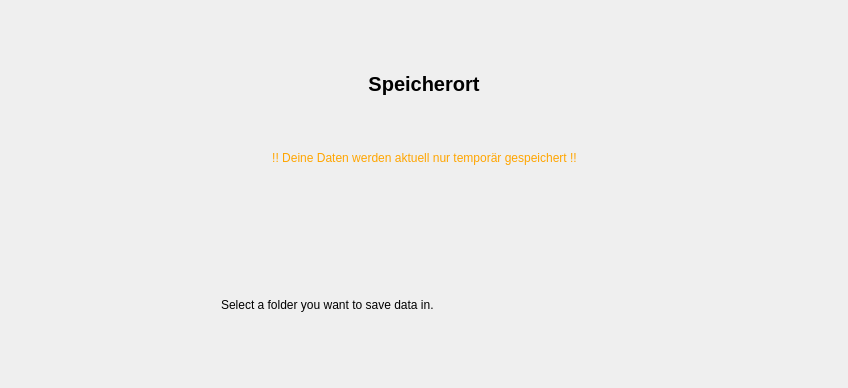
<?xml version="1.0" encoding="UTF-8"?>
<ui version="4.0">
 <class>Form</class>
 <widget class="QWidget" name="Form">
  <property name="geometry">
   <rect>
    <x>0</x>
    <y>0</y>
    <width>848</width>
    <height>388</height>
   </rect>
  </property>
  <property name="windowTitle">
   <string>Form</string>
  </property>
  <layout class="QGridLayout" name="gridLayout">
   <property name="topMargin">
    <number>50</number>
   </property>
   <property name="bottomMargin">
    <number>50</number>
   </property>
   <item row="3" column="2" colspan="3">
    <widget class="QLabel" name="lfbFolderSelectionError">
     <property name="text">
      <string>Select a folder you want to save data in.</string>
     </property>
    </widget>
   </item>
   <item row="0" column="1" colspan="4">
    <widget class="QLabel" name="label">
     <property name="font">
      <font>
       <pointsize>15</pointsize>
       <weight>75</weight>
       <bold>true</bold>
      </font>
     </property>
     <property name="text">
      <string>Speicherort</string>
     </property>
     <property name="alignment">
      <set>Qt::AlignCenter</set>
     </property>
    </widget>
   </item>
   <item row="1" column="2" colspan="2">
    <widget class="QLabel" name="lfbTempAlert">
     <property name="styleSheet">
      <string notr="true">color: orange;</string>
     </property>
     <property name="text">
      <string>!! Deine Daten werden aktuell nur temporär gespeichert !!</string>
     </property>
     <property name="alignment">
      <set>Qt::AlignCenter</set>
     </property>
    </widget>
   </item>
   <item row="2" column="2" colspan="2">
    <widget class="QgsFileWidget" name="lfbFolderSelection">
     <property name="fullUrl">
      <bool>false</bool>
     </property>
     <property name="storageMode">
      <enum>QgsFileWidget::GetDirectory</enum>
     </property>
     <property name="options">
      <set>QFileDialog::ReadOnly|QFileDialog::ShowDirsOnly</set>
     </property>
    </widget>
   </item>
  </layout>
 </widget>
 <customwidgets>
  <customwidget>
   <class>QgsFileWidget</class>
   <extends>QWidget</extends>
   <header>qgsfilewidget.h</header>
  </customwidget>
 </customwidgets>
 <resources/>
 <connections/>
</ui>
